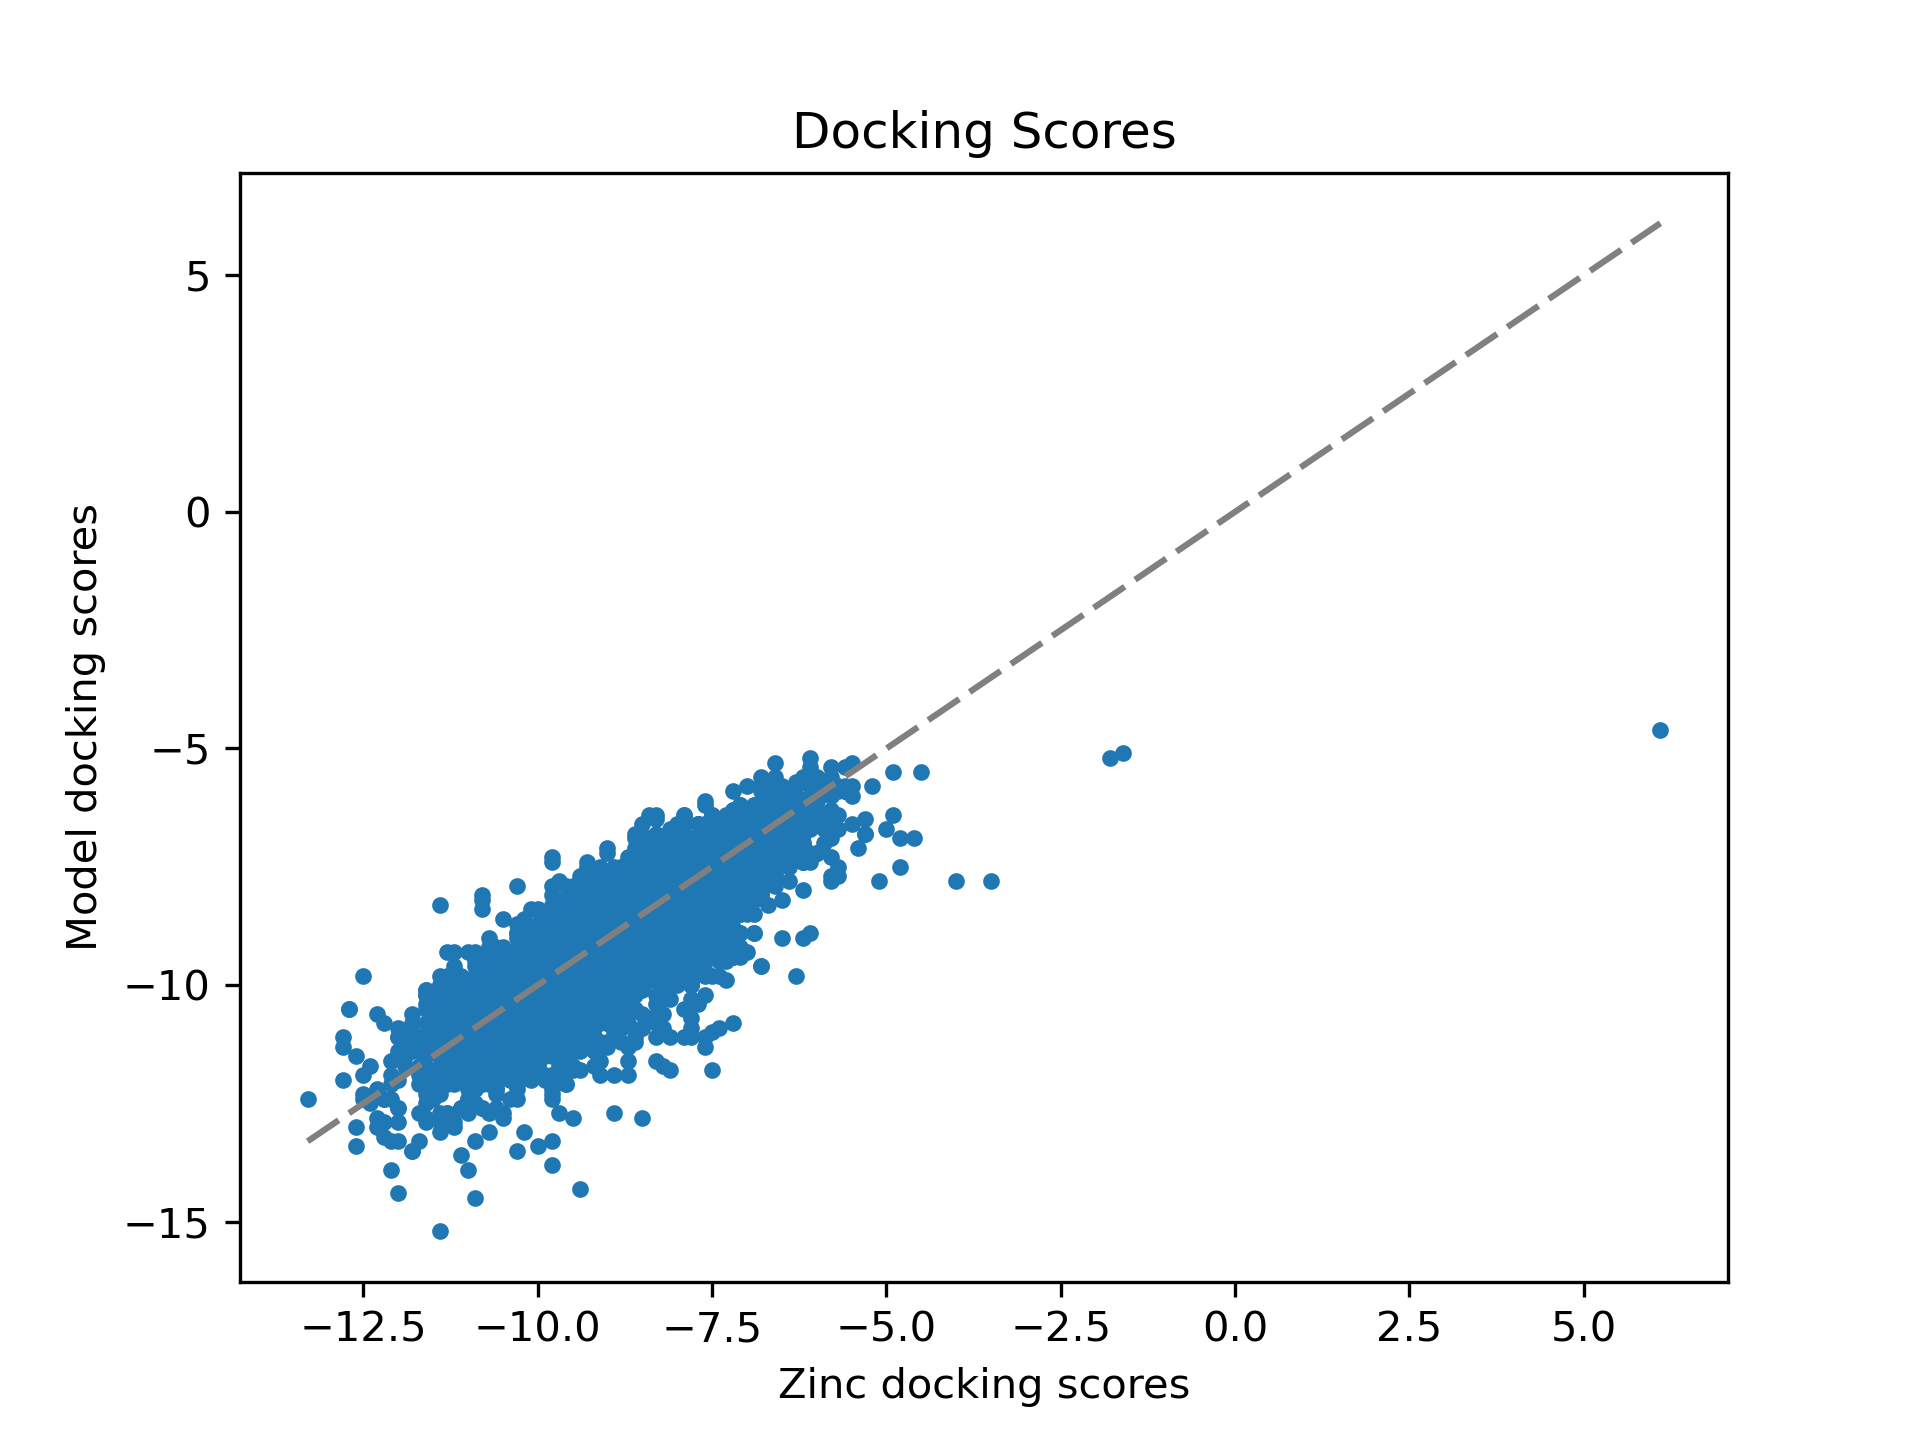

Generate this figure with Python:
"""
Plot the best docking scores of the molecules generated by the model
and the random molecules sampled from Zinc.
"""
import argparse
from os import listdir
from os.path import isfile, join
from tqdm import tqdm
import yaml
import matplotlib.pyplot as plt


def get_args():
    parser = argparse.ArgumentParser("python")

    parser.add_argument("-model_mols_dir",
                        required=False,
                        default="../../../p2d_results_selfie/cv_results/cross_val_fold_0/val_pockets_docking_results/",
                        help="directory of docking scores of molecules generated by model")

    parser.add_argument("-zinc_mols_dir",
                        required=False,
                        default="../../../p2d_results_selfie/cv_results/cross_val_fold_0/zinc_sampled_docking_results/",
                        help="directory of docking scores of molecules sampled from Zinc")

    return parser.parse_args()

if __name__=="__main__":
    args = get_args()
    model_mols_dir = args.model_mols_dir
    zinc_mols_dir = args.zinc_mols_dir

    model_docking_score_files = [f for f in listdir(
                model_mols_dir) if isfile(join(model_mols_dir, f))]

    # tuples of docking scores
    best_docking_scores = []
    num_problematic_pocket = 0
    print("loading docking scores...")
    for docking_file in tqdm(model_docking_score_files):
        # docking scores of model molecules 
        with open(join(model_mols_dir, docking_file), "r") as f:
            model_docking_scores = yaml.full_load(f)
        
        # docking scores of random zinc molecules
        with open(join(zinc_mols_dir, docking_file), "r") as f:
            zinc_docking_scores = yaml.full_load(f)
        
        if zinc_docking_scores and model_docking_scores:
            best_docking_scores.append(
                (min(zinc_docking_scores.values()), min(model_docking_scores.values()))
            )
        else:
            num_problematic_pocket += 1 

    print("loading finished, number of problematic pocket: ", num_problematic_pocket)

    # sort the scores according to the zinc docking scores
    best_docking_scores.sort(key=lambda x: x[0])
    fig, ax = plt.subplots()
    ax.set_title('Docking Scores')
    ax.set_xlabel('Zinc docking scores')
    ax.set_ylabel('Model docking scores')

    # Plot a line y = x. If the plot is above this line, it means that
    # model is better than random, and worse than random if plot is below
    # this line. 
    x = [best_docking_scores[0][0], best_docking_scores[-1][0]]
    line1 = ax.plot(x, x, dashes=[6, 2], color='grey')

    # plot the model docking score vs the random docking score
    zinc_docking_scores = [x[0] for x in best_docking_scores]
    model_docking_scores = [x[1] for x in best_docking_scores]
    line2 = ax.scatter(zinc_docking_scores, model_docking_scores, marker='.')

    # Plot the docking scores
    plt.savefig("best_docking_scores.png", dpi=300)

    # simple statistics
    zinc_better = 0 
    model_better = 0
    tie = 0
    for x in best_docking_scores:
        if x[0] < x[1]:
            zinc_better += 1
        elif x[0] > x[1]:
            model_better += 1 
        else:
            tie += 1

    print("number of pockets where zinc is better: ", zinc_better)
    print("number of pockets where model is better: ", model_better)
    print("number of ties: ", tie)


        